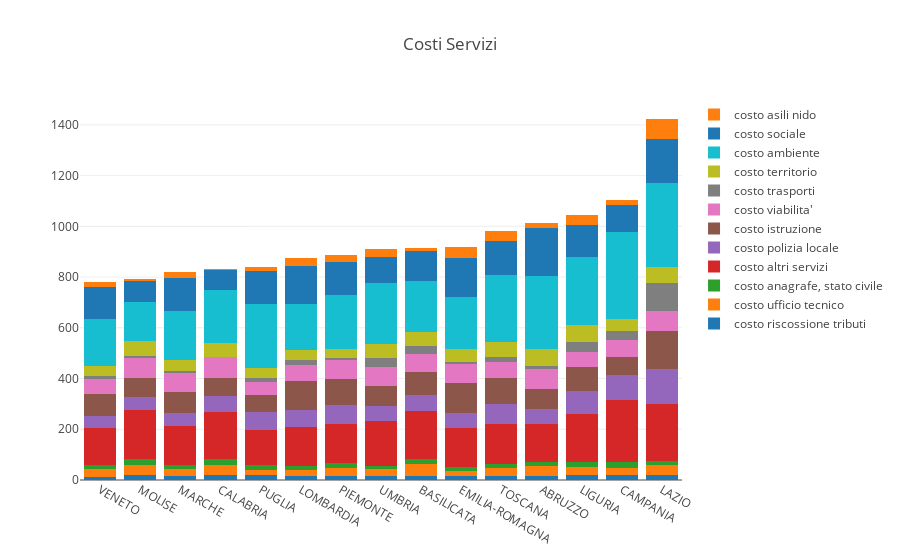

Notebook cell for this chart:
### Markdown cell above
La tabella mostra come la regione con in costi piu' bassi in base al numero dei contribuenti sia il **Veneto** mentre quella con i costi piu' alti sia il **Lazio**.

### Code cell
data = []

for c in df_costi_medi.columns[:-1]:
    trace = go.Bar(
        x = df_costi_medi.index.values,
        y = df_costi_medi[c],
        name = c
    )
    data.append(trace)

layout = go.Layout(
    barmode='stack',
    title = 'Costi Servizi'
)

fig = go.Figure(data=data, layout=layout)
py.iplot(fig)

# path = py.plot(fig, include_plotlyjs=True, auto_open=False)
# from IPython.core.display import HTML
# with open(path.replace('file://',''),'r') as f:
#     h = HTML(f.read())
# display(h)

fig_path = 'imgs/costi_servizi.png'
py_on.image.save_as(fig, filename=fig_path)
x = Image(fig_path)
display(x)

### Figure 1 — Plotly figure (JSON) as saved in the notebook; plotly's stock layout.template omitted (floating-point values rounded to 4 significant figures)
{"data": [{"name": "costo riscossione tributi", "type": "bar", "x": ["VENETO", "MOLISE", "MARCHE", "CALABRIA", "PUGLIA", "LOMBARDIA", "PIEMONTE", "UMBRIA", "BASILICATA", "EMILIA-ROMAGNA", "TOSCANA", "ABRUZZO", "LIGURIA", "CAMPANIA", "LAZIO"], "y": [11.07, 20.63, 14.55, 20.45, 18.68, 14.83, 15.2, 14.42, 15.4, 14.31, 17.51, 17.39, 18.7, 19.9, 21.0]}, {"name": "costo ufficio tecnico", "type": "bar", "x": ["VENETO", "MOLISE", "MARCHE", "CALABRIA", "PUGLIA", "LOMBARDIA", "PIEMONTE", "UMBRIA", "BASILICATA", "EMILIA-ROMAGNA", "TOSCANA", "ABRUZZO", "LIGURIA", "CAMPANIA", "LAZIO"], "y": [31.69, 39.34, 29.81, 38.14, 21.93, 24.35, 32.8, 28.0, 46.82, 23.07, 30.15, 36.63, 32.58, 29.29, 37.89]}, {"name": "costo anagrafe, stato civile", "type": "bar", "x": ["VENETO", "MOLISE", "MARCHE", "CALABRIA", "PUGLIA", "LOMBARDIA", "PIEMONTE", "UMBRIA", "BASILICATA", "EMILIA-ROMAGNA", "TOSCANA", "ABRUZZO", "LIGURIA", "CAMPANIA", "LAZIO"], "y": [14.76, 21.32, 15.47, 23.95, 16.79, 15.09, 17.8, 14.47, 22.48, 12.88, 13.71, 16.78, 19.58, 21.3, 17.92]}, {"name": "costo altri servizi", "type": "bar", "x": ["VENETO", "MOLISE", "MARCHE", "CALABRIA", "PUGLIA", "LOMBARDIA", "PIEMONTE", "UMBRIA", "BASILICATA", "EMILIA-ROMAGNA", "TOSCANA", "ABRUZZO", "LIGURIA", "CAMPANIA", "LAZIO"], "y": [146.2, 193.1, 153.1, 186.9, 140.8, 153.0, 154.3, 176.4, 187.7, 153.9, 159.1, 149.8, 191.1, 244.1, 223.1]}, {"name": "costo polizia locale", "type": "bar", "x": ["VENETO", "MOLISE", "MARCHE", "CALABRIA", "PUGLIA", "LOMBARDIA", "PIEMONTE", "UMBRIA", "BASILICATA", "EMILIA-ROMAGNA", "TOSCANA", "ABRUZZO", "LIGURIA", "CAMPANIA", "LAZIO"], "y": [48.68, 54.37, 51.65, 61.63, 70.84, 67.94, 74.28, 58.75, 63.29, 60.39, 77.51, 57.4, 90.84, 101.0, 135.8]}, {"name": "costo istruzione", "type": "bar", "x": ["VENETO", "MOLISE", "MARCHE", "CALABRIA", "PUGLIA", "LOMBARDIA", "PIEMONTE", "UMBRIA", "BASILICATA", "EMILIA-ROMAGNA", "TOSCANA", "ABRUZZO", "LIGURIA", "CAMPANIA", "LAZIO"], "y": [84.65, 72.23, 81.69, 71.74, 64.33, 116.8, 103.0, 80.05, 90.88, 119.6, 102.6, 82.36, 91.66, 70.45, 152.9]}, {"name": "costo viabilita'", "type": "bar", "x": ["VENETO", "MOLISE", "MARCHE", "CALABRIA", "PUGLIA", "LOMBARDIA", "PIEMONTE", "UMBRIA", "BASILICATA", "EMILIA-ROMAGNA", "TOSCANA", "ABRUZZO", "LIGURIA", "CAMPANIA", "LAZIO"], "y": [61.38, 79.77, 77.51, 80.75, 52.56, 62.9, 77.45, 73.5, 68.57, 72.05, 62.73, 78.5, 61.03, 64.47, 77.55]}, {"name": "costo trasporti", "type": "bar", "x": ["VENETO", "MOLISE", "MARCHE", "CALABRIA", "PUGLIA", "LOMBARDIA", "PIEMONTE", "UMBRIA", "BASILICATA", "EMILIA-ROMAGNA", "TOSCANA", "ABRUZZO", "LIGURIA", "CAMPANIA", "LAZIO"], "y": [11.21, 7.208, 7.132, 2.206, 15.65, 19.88, 6.473, 33.84, 33.05, 7.348, 19.73, 11.98, 36.94, 36.42, 108.9]}, {"name": "costo territorio", "type": "bar", "x": ["VENETO", "MOLISE", "MARCHE", "CALABRIA", "PUGLIA", "LOMBARDIA", "PIEMONTE", "UMBRIA", "BASILICATA", "EMILIA-ROMAGNA", "TOSCANA", "ABRUZZO", "LIGURIA", "CAMPANIA", "LAZIO"], "y": [39.66, 60.22, 41.82, 55.84, 41.06, 39.5, 36.47, 57.4, 54.22, 54.6, 62.82, 64.84, 70.05, 46.79, 65.46]}, {"name": "costo ambiente", "type": "bar", "x": ["VENETO", "MOLISE", "MARCHE", "CALABRIA", "PUGLIA", "LOMBARDIA", "PIEMONTE", "UMBRIA", "BASILICATA", "EMILIA-ROMAGNA", "TOSCANA", "ABRUZZO", "LIGURIA", "CAMPANIA", "LAZIO"], "y": [184.9, 155.1, 193.4, 209.1, 251.1, 181.2, 213.0, 238.7, 201.3, 202.2, 263.7, 289.9, 265.9, 342.7, 330.9]}, {"name": "costo sociale", "type": "bar", "x": ["VENETO", "MOLISE", "MARCHE", "CALABRIA", "PUGLIA", "LOMBARDIA", "PIEMONTE", "UMBRIA", "BASILICATA", "EMILIA-ROMAGNA", "TOSCANA", "ABRUZZO", "LIGURIA", "CAMPANIA", "LAZIO"], "y": [127.0, 80.98, 129.5, 77.13, 130.4, 147.0, 128.7, 103.7, 120.6, 156.0, 133.7, 188.5, 127.0, 107.1, 171.8]}, {"name": "costo asili nido", "type": "bar", "x": ["VENETO", "MOLISE", "MARCHE", "CALABRIA", "PUGLIA", "LOMBARDIA", "PIEMONTE", "UMBRIA", "BASILICATA", "EMILIA-ROMAGNA", "TOSCANA", "ABRUZZO", "LIGURIA", "CAMPANIA", "LAZIO"], "y": [21.0, 10.01, 25.79, 2.226, 14.81, 32.49, 27.37, 30.66, 12.09, 42.85, 38.57, 18.5, 39.43, 19.26, 79.88]}], "layout": {"barmode": "stack", "title": "Costi Servizi"}}
